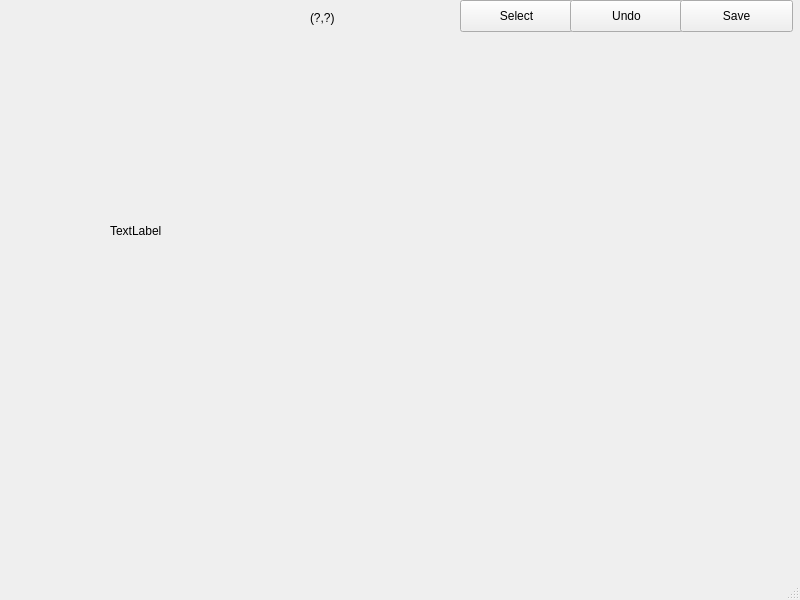
<?xml version="1.0" encoding="UTF-8"?>
<ui version="4.0">
 <class>MainWindow</class>
 <widget class="QMainWindow" name="MainWindow">
  <property name="geometry">
   <rect>
    <x>0</x>
    <y>0</y>
    <width>800</width>
    <height>600</height>
   </rect>
  </property>
  <property name="windowTitle">
   <string>MainWindow</string>
  </property>
  <widget class="QWidget" name="centralwidget">
   <widget class="QLabel" name="label">
    <property name="geometry">
     <rect>
      <x>110</x>
      <y>70</y>
      <width>581</width>
      <height>321</height>
     </rect>
    </property>
    <property name="text">
     <string>TextLabel</string>
    </property>
   </widget>
   <widget class="QLabel" name="label_res">
    <property name="geometry">
     <rect>
      <x>310</x>
      <y>10</y>
      <width>111</width>
      <height>16</height>
     </rect>
    </property>
    <property name="text">
     <string>(?,?)</string>
    </property>
   </widget>
   <widget class="QPushButton" name="fileSelectButton">
    <property name="geometry">
     <rect>
      <x>460</x>
      <y>0</y>
      <width>113</width>
      <height>32</height>
     </rect>
    </property>
    <property name="text">
     <string>Select</string>
    </property>
   </widget>
   <widget class="QPushButton" name="undoButton">
    <property name="geometry">
     <rect>
      <x>570</x>
      <y>0</y>
      <width>113</width>
      <height>32</height>
     </rect>
    </property>
    <property name="text">
     <string>Undo</string>
    </property>
   </widget>
   <widget class="QPushButton" name="saveButton">
    <property name="geometry">
     <rect>
      <x>680</x>
      <y>0</y>
      <width>113</width>
      <height>32</height>
     </rect>
    </property>
    <property name="text">
     <string>Save</string>
    </property>
   </widget>
  </widget>
  <widget class="QMenuBar" name="menubar">
   <property name="geometry">
    <rect>
     <x>0</x>
     <y>0</y>
     <width>800</width>
     <height>24</height>
    </rect>
   </property>
  </widget>
  <widget class="QStatusBar" name="statusbar"/>
 </widget>
 <resources/>
 <connections/>
</ui>
